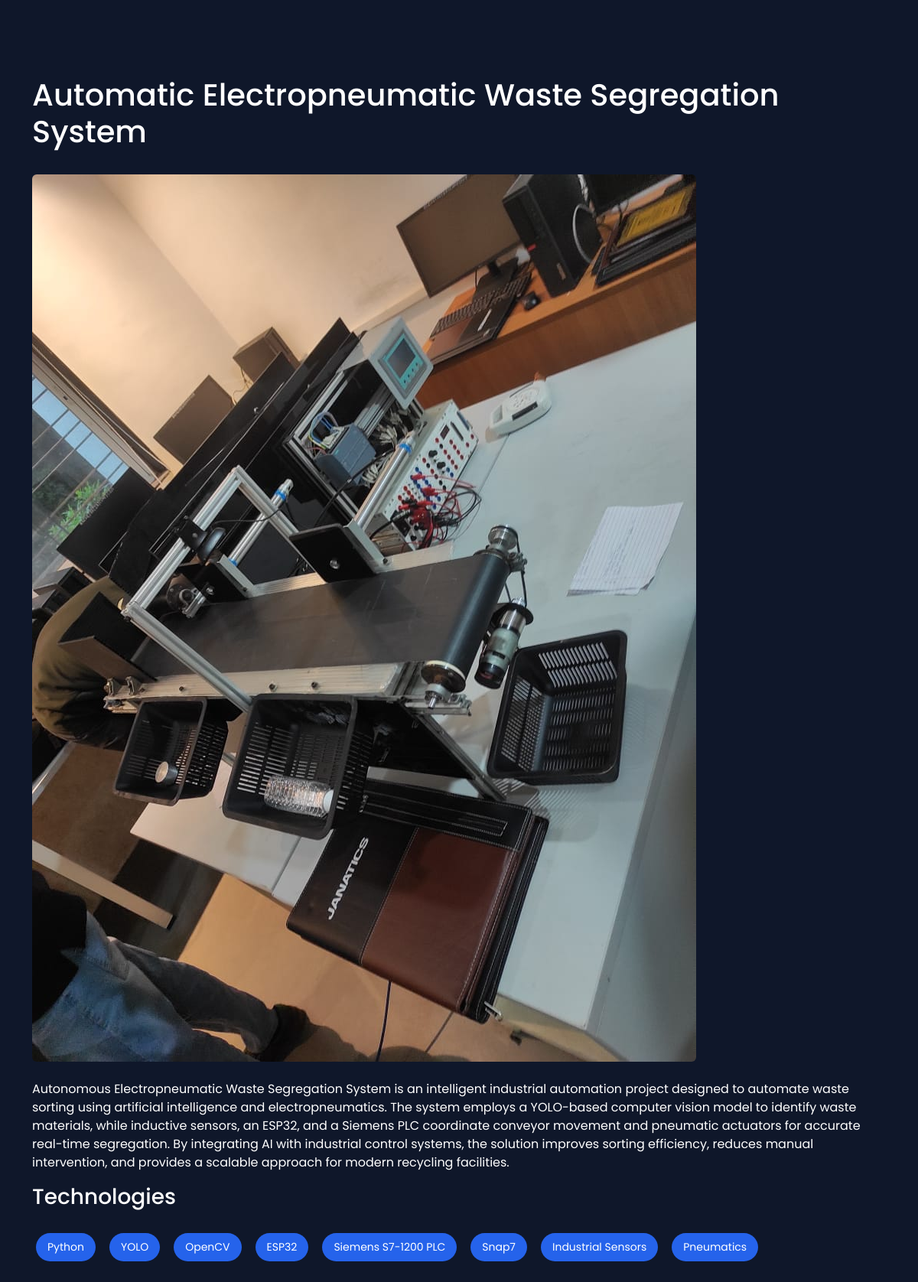
The app's page /project/3/ with its own data.
### website/models.py (models this page shows, shortened)
class Project(models.Model):
    title = models.CharField(max_length=200)
    slug = models.SlugField(blank=True)
    short_description = models.TextField()
    description = models.TextField()
    image = models.ImageField(upload_to="projects")
    github = models.URLField(blank=True)
    demo = models.URLField(blank=True)
    technologies = models.CharField(
        max_length=300,
        help_text="Comma separated"
    )
    featured = models.BooleanField(default=False)
    order = models.PositiveIntegerField(default=0)
    created = models.DateField(auto_now_add=True)
    def tech_list(self):
        return [t.strip() for t in self.technologies.split(",")]

### website/views.py (the view)
# urls.py: path("project/<int:id>/", views.project_detail, name="project_detail"),
def project_detail(request, id):
    project = get_object_or_404(Project, id=id)
    return render(
        request,
        "project_detail.html",
        {
            "project": project,
        },
    )

### website/templates/project_detail.html (shortened to what this page needs)
{% extends 'base.html' %}
{% load static %}
{% block content %}
<section class="section">
    <div class="container">
        <h1>{{ project.title }}</h1>
        <br>
        <img src="{{ project.image.url }}" class="img-fluid rounded">
        <br><br>
        <p>{{ project.description }}</p>
        <h3>Technologies</h3>
        <div class="tech-stack">
            {% for tech in project.tech_list %}
            <span>{{ tech }}</span>
            {% endfor %}
        </div>
    </div>
</section>
{% endblock %}

### website/static/css/style.css (style rules this page uses)
* { margin: 0; padding: 0; box-sizing: border-box; font-family: Poppins, sans-serif; }
html { scroll-behavior: smooth; }
body { background: #0f172a; color: white; }
.section { padding: 100px 0; }
.tech-stack { margin: 20px 0; }
.tech-stack span { display: inline-block; padding: 7px 15px; background: #2563eb; border-radius: 30px; margin: 5px; font-size: 14px; }

### website/static/css/projects.css (style rules this page uses)
.tech-stack { display: flex; flex-wrap: wrap; gap: 8px; margin: 25px 0; }
.tech-stack span { padding: 8px 15px; background: #2563eb; border-radius: 30px; font-size: 14px; }

### records on screen
Project: title "Automatic Electropneumatic Waste Segregation System", image (picture), description "Autonomous Electropneumatic Waste Segregation System is an intelligent industrial automation project designed to automate waste sorting using artificial intelligence and electropneumatics. The system employs a YOLO-based computer vision model to identify waste materials, while inductive sensors, an ESP32, and a Siemens PLC coordinate conveyor movement and pneumatic actuators for accurate real-time segregation. By integrating AI with industrial control systems, the solution improves sorting efficiency, reduces manual intervention, and provides a scalable approach for modern recycling facilities."

### other values on screen
{{ tech }} "Python" "YOLO" "OpenCV" "ESP32" "Siemens S7-1200 PLC" "Snap7" "Industrial Sensors" "Pneumatics"
